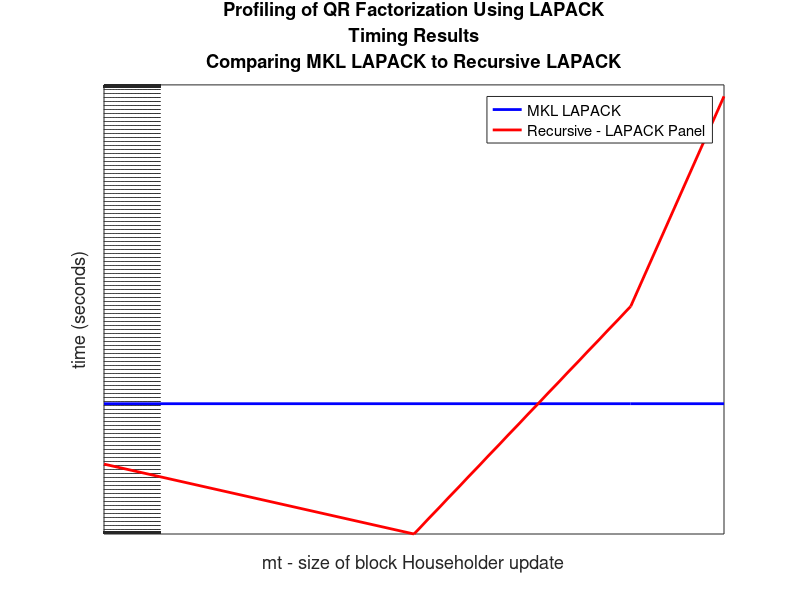
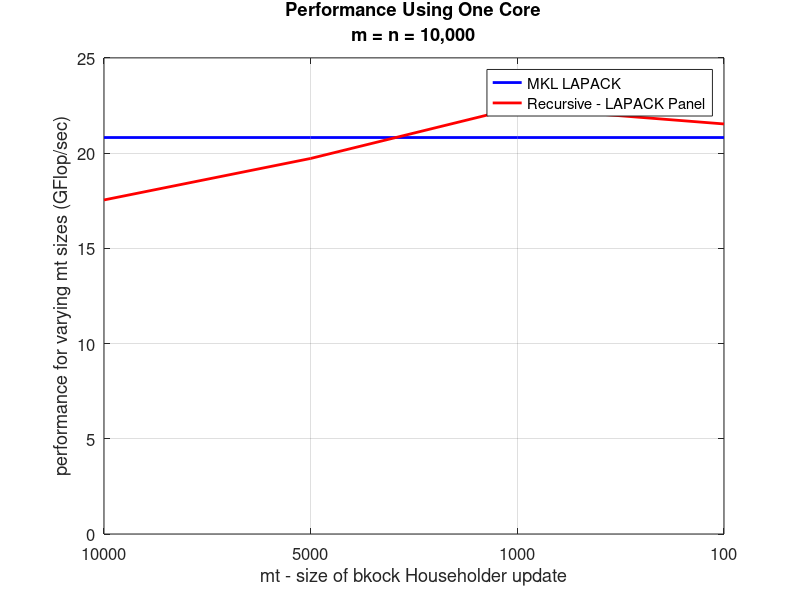

Here is the MATLAB script that generated these plots, in order:
%
   close all
   clear
%
%  This is a comparison of recursive DGEQRF and MKL DGEQRF
%
  mt = [ 10000, 5000, 1000, 100 ];
  m = 10000;
  n = 10000;
%
%  
%
   mkl_lapack = [ 128.0902, 128.0902, 128.0902, 128.0902 ];
   rec_lapack = [ 152.0301, 135.2279, 119.1179, 123.8504 ];
%   
   mkl_lapack_gflop = [ 20.8187, 20.8187, 20.8187, 20.8187 ];
   rec_lapack_gflop = [ 17.5404, 19.7198, 22.3868, 21.5314 ];
%
%
%
   figure
   ax = axes;
   loglog(mt,mkl_lapack,'LineWidth', 2, 'color', 'b'); hold on;
   loglog(mt,rec_lapack,'LineWidth', 2, 'color', 'r'); hold on;
   grid on;
   axis([ 100 10000 0 153 ]);
   legend('MKL LAPACK', 'Recursive - LAPACK Panel');
   title({'Profiling of QR Factorization Using LAPACK','Timing Results','Comparing MKL LAPACK to Recursive LAPACK'});
   xlabel('mt - size of block Householder update')
   ylabel('time (seconds)')
   set( ax, 'XTick', 1:4 );
   set( ax, 'XTickLabel', mt );
   set(gca,'FontSize',12);
   grid on
%
%
%
   figure
   ax = axes;
   plot(1:4,mkl_lapack_gflop,'LineWidth', 2, 'color', 'b'); hold on;
   plot(1:4,rec_lapack_gflop,'LineWidth', 2, 'color', 'r'); hold on;
   grid on;
   axis([ 1 4 0 25 ]);
   legend('MKL LAPACK', 'Recursive - LAPACK Panel');
   title({'Performance Using One Core','m = n = 10,000'});
   xlabel('mt - size of bkock Householder update')
   ylabel('performance for varying mt sizes (GFlop/sec)')
   set( ax, 'XTick', 1:4 );
   set( ax, 'XTickLabel', mt  );
   set(gca,'FontSize',12);
   grid on

   return
